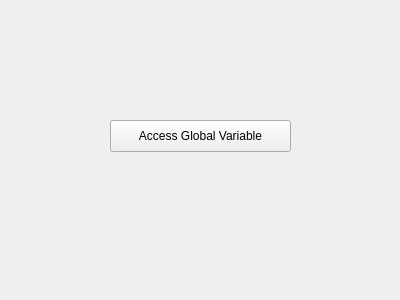
<?xml version="1.0" encoding="UTF-8"?>
<ui version="4.0">
 <class>Form</class>
 <widget class="QWidget" name="Form">
  <property name="geometry">
   <rect>
    <x>0</x>
    <y>0</y>
    <width>400</width>
    <height>300</height>
   </rect>
  </property>
  <property name="windowTitle">
   <string>Form</string>
  </property>
  <widget class="QPushButton" name="pushButton">
   <property name="geometry">
    <rect>
     <x>110</x>
     <y>120</y>
     <width>181</width>
     <height>32</height>
    </rect>
   </property>
   <property name="text">
    <string>Access Global Variable</string>
   </property>
  </widget>
 </widget>
 <resources/>
 <connections/>
</ui>
